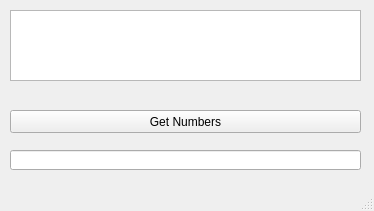
<?xml version="1.0" encoding="UTF-8"?>
<ui version="4.0">
 <class>MainWindow</class>
 <widget class="QMainWindow" name="MainWindow">
  <property name="geometry">
   <rect>
    <x>0</x>
    <y>0</y>
    <width>374</width>
    <height>211</height>
   </rect>
  </property>
  <property name="windowTitle">
   <string>MainWindow</string>
  </property>
  <widget class="QWidget" name="centralwidget">
   <widget class="QTextEdit" name="textEdit">
    <property name="geometry">
     <rect>
      <x>10</x>
      <y>10</y>
      <width>351</width>
      <height>71</height>
     </rect>
    </property>
   </widget>
   <widget class="QLineEdit" name="lineEdit">
    <property name="geometry">
     <rect>
      <x>10</x>
      <y>150</y>
      <width>351</width>
      <height>20</height>
     </rect>
    </property>
   </widget>
   <widget class="QPushButton" name="pushButton">
    <property name="geometry">
     <rect>
      <x>10</x>
      <y>110</y>
      <width>351</width>
      <height>23</height>
     </rect>
    </property>
    <property name="text">
     <string>Get Numbers</string>
    </property>
   </widget>
  </widget>
  <widget class="QMenuBar" name="menubar">
   <property name="geometry">
    <rect>
     <x>0</x>
     <y>0</y>
     <width>374</width>
     <height>21</height>
    </rect>
   </property>
  </widget>
  <widget class="QStatusBar" name="statusbar"/>
 </widget>
 <resources/>
 <connections/>
</ui>
